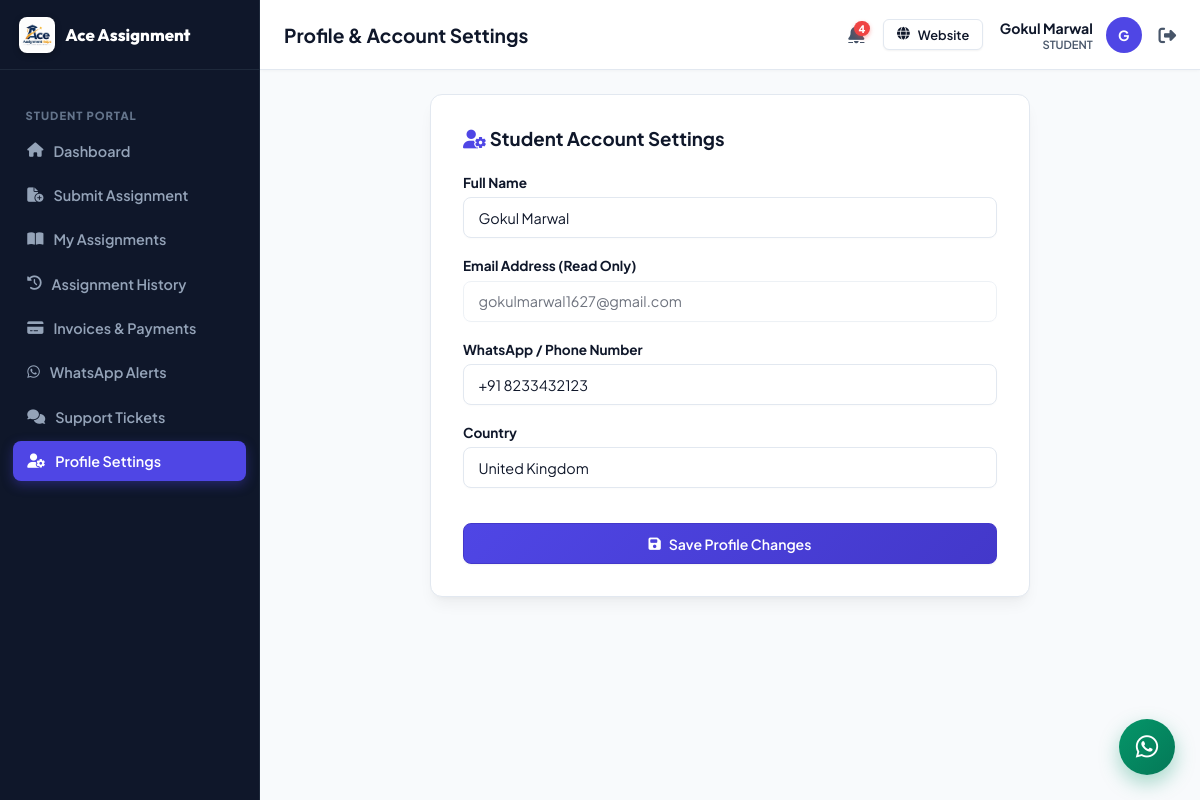
The page /student/profile.php (signed in) on the database its author committed.
### tables this page shows
CREATE TABLE `students` (
  `id` int NOT NULL AUTO_INCREMENT,
  `student_id` varchar(50) NOT NULL,
  `name` varchar(255) NOT NULL,
  `email` varchar(255) NOT NULL,
  `phone` varchar(100) DEFAULT NULL,
  `password` varchar(255) NOT NULL,
  `country` varchar(100) DEFAULT NULL,
  `university` varchar(255) DEFAULT NULL,
  `course` varchar(255) DEFAULT NULL,
  `status` varchar(50) DEFAULT 'Active',
  `created_at` datetime DEFAULT CURRENT_TIMESTAMP,
  PRIMARY KEY (`id`),
  UNIQUE KEY `student_id` (`student_id`),
  UNIQUE KEY `email` (`email`)
);

### includes/auth.php (called while the page is built, shortened)
<?php
require_once __DIR__ . '/db.php';
class Auth {
    public static function currentUser() {
        return $_SESSION['user'] ?? null;
    }
    public static function checkLoggedIn() {
        $user = self::currentUser();
        if ($user) {
            $table = ($user['role'] === 'Admin') ? 'admins' : (($user['role'] === 'Allocator') ? 'allocators' : (($user['role'] === 'Expert') ? 'experts' : 'students'));
            $idKey = ($user['role'] === 'Admin') ? 'admin_id' : (($user['role'] === 'Allocator') ? 'allocator_id' : (($user['role'] === 'Expert') ? 'expert_id' : 'student_id'));
            $record = DataStore::findOne($table, $idKey, $user['id']);
        }
    }
    public static function checkRole($allowedRoles = []) {
        self::checkLoggedIn();
    }
}

### includes/db.php (called while the page is built, shortened)
<?php
class DataStore {
    private static $pdo = null;
    private static $dbHost = 'database-1.c1o0ygcs2cex.ap-south-1.rds.amazonaws.com';
    private static $dbPort = 3306;
    private static $dbUser = 'admin';
    private static $dbPass = 'Marwal#1627';
    private static $dbName = 'aceassignmenthelp_db';
    public static function getPdo() {
        if (self::$pdo === null) {
            try {
                $dsn = "mysql:host=" . self::$dbHost . ";port=" . self::$dbPort . ";dbname=" . self::$dbName . ";charset=utf8mb4";
                self::$pdo = new PDO($dsn, self::$dbUser, self::$dbPass, [
                    PDO::ATTR_ERRMODE => PDO::ERRMODE_EXCEPTION,
                    PDO::ATTR_DEFAULT_FETCH_MODE => PDO::FETCH_ASSOC,
                    PDO::ATTR_EMULATE_PREPARES => false,
                    PDO::ATTR_TIMEOUT => 5
                ]);
            } catch (Throwable $e) {
                error_log("MySQL Connection Failed: " . $e->getMessage());
                self::$pdo = null;
                throw new Exception("Unable to connect to MySQL database: " . $e->getMessage());
            }
        }
        return self::$pdo;
    }
    private static function formatRecordFromDb($collectionName, $row) {
        if ($collectionName === 'notifications') {
            if (isset($row['notification_id'])) {
                $row['id'] = $row['notification_id'];
            }
            $row['is_read'] = (bool)($row['is_read'] ?? false);
        }
        return $row;
    }
    public static function getCollection($collectionName) {
        $pdo = self::getPdo();
        try {
            $stmt = $pdo->query("SELECT * FROM `$collectionName` ORDER BY id DESC");
            $rows = $stmt->fetchAll();
            $result = [];
            foreach ($rows as $row) {
                $result[] = self::formatRecordFromDb($collectionName, $row);
            }
            return $result;
        } catch (Throwable $e) {
            error_log("DataStore::getCollection error ($collectionName): " . $e->getMessage());
            return [];
        }
    }
    public static function findOne($collectionName, $key, $value) {
        $pdo = self::getPdo();
        try {
            $sqlKey = $key;
            $stmt = $pdo->prepare("SELECT * FROM `$collectionName` WHERE `$sqlKey` = ? LIMIT 1");
            $stmt->execute([$value]);
            $row = $stmt->fetch();
            if ($row) {
                return self::formatRecordFromDb($collectionName, $row);
            }
        } catch (Throwable $e) {
            error_log("DataStore::findOne error ($collectionName, $key): " . $e->getMessage());
        }
        return null;
    }
}

### includes/helpers.php (called while the page is built, shortened)
<?php
require_once __DIR__ . '/db.php';
function get_user_notifications($user_id, $user_role)
{
    $all = DataStore::getCollection('notifications');
    $filtered = array_filter($all, function ($n) use ($user_id, $user_role) {
        $targetRole = $n['user_role'] ?? '';
        $targetUser = $n['user_id'] ?? '';
        if (!empty($targetUser)) {
            return ($targetUser === $user_id);
        }
        if ($targetRole === 'All')
            return true;
        if ($targetRole === $user_role)
            return true;
        if ($user_role === 'Admin')
            return true;
        return false;
    });
    usort($filtered, function ($a, $b) {
        return strtotime($b['created_at'] ?? '0') - strtotime($a['created_at'] ?? '0');
    });
    return array_values($filtered);
}
function get_unread_notifications_count($user_id, $user_role)
{
    $notifs = get_user_notifications($user_id, $user_role);
    $count = 0;
    foreach ($notifs as $n) {
        if (empty($n['is_read'])) {
            $count++;
        }
    }
    return $count;
}

### student/profile.php (the view, shortened to what this page needs)
<?php
$pageTitle = "Profile & Account Settings";
require_once __DIR__ . '/../includes/auth.php';
Auth::checkRole('Student');
require_once __DIR__ . '/../includes/helpers.php';
include __DIR__ . '/../includes/portal_header.php';
?>
<div style="max-width: 600px; margin: 0 auto;">
  <div class="calc-card" style="padding:2rem; background:#ffffff;">
    <h3 style="margin-bottom:1.5rem; color:var(--text-main);"><i class="fa-solid fa-user-gear" style="color:var(--primary);"></i> Student Account Settings</h3>
    <form method="POST">
      <div class="form-group">
        <label>Full Name</label>
        <input type="text" name="name" class="form-control" value="<?php echo htmlspecialchars($user['name']); ?>" required>
      </div>
      <div class="form-group">
        <label>Email Address (Read Only)</label>
        <input type="email" class="form-control" value="<?php echo htmlspecialchars($user['email']); ?>" disabled style="opacity:0.6;">
      </div>
      <div class="form-group">
        <label>WhatsApp / Phone Number</label>
        <input type="tel" name="phone" class="form-control" value="<?php echo htmlspecialchars($user['phone'] ?? ''); ?>" required>
      </div>
      <div class="form-group">
        <label>Country</label>
        <input type="text" name="country" class="form-control" value="<?php echo htmlspecialchars($user['country'] ?? 'United States'); ?>" required>
      </div>
      <button type="submit" class="btn btn-primary" style="width:100%; margin-top:1rem;"><i class="fa-solid fa-floppy-disk"></i> Save Profile Changes</button>
    </form>
  </div>
</div>
</div>
</div>
</body>
</html>

### includes/portal_header.php (shortened to what this page needs)
<?php
require_once __DIR__ . '/auth.php';
require_once __DIR__ . '/helpers.php';
$currentUser = Auth::currentUser();
$userRole = $currentUser['role'];
?>
<!DOCTYPE html>
<html lang="en">
<head>
  <link rel="stylesheet" href="https://cdnjs.cloudflare.com/ajax/libs/font-awesome/6.4.0/css/all.min.css">
  <link rel="stylesheet" href="/assets/css/portal.css">
</head>
<body class="portal-body">
<div class="portal-wrapper">
  <?php include __DIR__ . '/portal_sidebar.php'; ?>
  <div class="portal-main">
    <header class="portal-topbar">
      <div style="display:flex; align-items:center; gap:12px;">
        <div class="topbar-title">
          <?php echo isset($pageTitle) ? htmlspecialchars($pageTitle) : 'Dashboard Overview'; ?>
        </div>
      </div>
      <div class="topbar-user">
        <?php $unreadNotifCount = function_exists('get_unread_notifications_count') ? get_unread_notifications_count($currentUser['id'], $userRole) : 0; ?>
        <a href="/<?php echo strtolower($userRole); ?>/notifications.php" style="position:relative; color:var(--text-muted); font-size:1.15rem; margin-right:6px; display:inline-flex; align-items:center;" title="Notifications (<?php echo $unreadNotifCount; ?> unread)">
          <?php if ($unreadNotifCount > 0): ?>
            <span style="position:absolute; top:-4px; right:-6px; background:#ef4444; color:#fff; font-size:0.65rem; font-weight:800; border-radius:10px; padding:1px 5px; min-width:14px; text-align:center; box-shadow:0 2px 4px rgba(239, 68, 68, 0.4);"><?php echo $unreadNotifCount; ?></span>
          <?php endif; ?>
        </a>
        <a href="/" target="_blank" class="btn btn-outline btn-sm" style="margin-right:4px; display:inline-flex;">
          <i class="fa-solid fa-globe"></i> <span class="user-meta-desktop">Website</span>
        </a>
        <div style="text-align:right;" class="user-meta-desktop">
          <div style="font-weight:700; color:var(--text-main); font-size:0.88rem;"><?php echo htmlspecialchars($currentUser['name']); ?></div>
          <small style="color:var(--text-muted); font-weight:600; font-size:0.7rem; text-transform:uppercase; display:block;"><?php echo htmlspecialchars($userRole); ?></small>
        </div>
        <div class="user-avatar" title="<?php echo htmlspecialchars($currentUser['name']); ?>">
          <?php echo strtoupper(substr($currentUser['name'], 0, 1)); ?>
        </div>
        <a href="/logout.php" title="Logout" style="color:var(--text-muted); font-size:1.1rem; margin-left:4px;">
          <i class="fa-solid fa-right-from-bracket"></i>
        </a>
      </div>
    </header>
    <div class="portal-content">
<button class="floating-chat-btn" id="portalLiveChatTrigger" title="Open Live Portal Chat">
  <i class="fa-brands fa-whatsapp"></i>
</button>

### assets/css/portal.css (style rules this page uses)
:root { --portal-bg: #f8fafc; --portal-card-bg: #ffffff; --portal-sidebar-bg: #0f172a; --portal-sidebar-text: #94a3b8; --portal-sidebar-active: #4f46e5; --portal-topbar-bg: #ffffff; --portal-border: #e2e8f0; --primary: #4f46e5; --primary-hover: #4338ca; --secondary: #0284c7; --success: #059669; --warning: #d97706; --danger: #dc2626; --text-main: #0f172a; --text-muted: #475569; --text-dim: #94a3b8; --font-main: 'Plus Jakarta Sans', sans-serif; --font-head: 'Outfit', sans-serif; --radius-sm: 8px; --radius-md: 12px; --radius-lg: 16px; }
* { box-sizing: border-box; margin: 0; padding: 0; }
html, body.portal-body { width: 100%; max-width: 100%; overflow-x: hidden; font-family: var(--font-main); background-color: var(--portal-bg); color: var(--text-main); min-height: 100vh; -webkit-font-smoothing: antialiased; }
.portal-wrapper { display: flex; min-height: 100vh; width: 100%; position: relative; }
.portal-main { flex: 1; display: flex; flex-direction: column; min-width: 0; width: 100%; }
.portal-topbar { height: 70px; background: var(--portal-topbar-bg); border-bottom: 1px solid var(--portal-border); padding: 0 1.5rem; display: flex; justify-content: space-between; align-items: center; box-shadow: 0 1px 3px rgba(0, 0, 0, 0.03); }
.topbar-title { font-size: 1.2rem; font-weight: 700; color: var(--text-main); white-space: nowrap; overflow: hidden; text-overflow: ellipsis; }
.topbar-user { display: flex; align-items: center; gap: 0.8rem; }
.user-avatar { width: 36px; height: 36px; border-radius: 50%; background: var(--primary); color: #ffffff; display: flex; align-items: center; justify-content: center; font-weight: 700; font-size: 0.88rem; flex-shrink: 0; }
.portal-content { padding: 1.5rem; flex: 1; width: 100%; max-width: 100%; box-sizing: border-box; }
.btn { display: inline-flex; align-items: center; justify-content: center; gap: 8px; padding: 0.65rem 1.25rem; font-family: var(--font-main); font-weight: 600; font-size: 0.88rem; border-radius: var(--radius-sm); border: 1px solid transparent; cursor: pointer; text-decoration: none; transition: all 0.2s cubic-bezier(0.4, 0, 0.2, 1); box-shadow: 0 1px 2px rgba(0, 0, 0, 0.05); white-space: nowrap; }
.btn-primary { background: linear-gradient(135deg, #4f46e5 0%, #4338ca 100%); color: #ffffff; border-color: #4338ca; }
.btn-outline { background: #ffffff; color: var(--text-main); border: 1px solid var(--portal-border); }
.btn-sm { padding: 0.4rem 0.8rem; font-size: 0.8rem; border-radius: 6px; }
.form-group { margin-bottom: 1.2rem; display: flex; flex-direction: column; gap: 0.4rem; }
.form-group label { font-size: 0.85rem; font-weight: 700; color: var(--text-main); }
.form-control, input[type="text"], input[type="email"], input[type="password"], input[type="number"], input[type="date"], input[type="datetime-local"], select, textarea { width: 100%; padding: 0.65rem 0.9rem; font-family: var(--font-main); font-size: 0.9rem; color: var(--text-main); background-color: #ffffff; border: 1px solid var(--portal-border); border-radius: var(--radius-sm); outline: none; transition: all 0.2s ease; box-shadow: 0 1px 2px rgba(0, 0, 0, 0.02); }
.calc-card { background: #ffffff; border-radius: var(--radius-md); border: 1px solid var(--portal-border); box-shadow: 0 10px 15px -3px rgba(0, 0, 0, 0.05), 0 4px 6px -4px rgba(0, 0, 0, 0.05); width: 100%; }
.floating-chat-btn { position: fixed; bottom: 25px; right: 25px; width: 56px; height: 56px; border-radius: 50%; background: linear-gradient(135deg, #059669 0%, #047857 100%); color: #ffffff; display: flex; align-items: center; justify-content: center; font-size: 1.6rem; box-shadow: 0 8px 20px rgba(5, 150, 105, 0.35); cursor: pointer; z-index: 2490; transition: transform 0.2s ease, box-shadow 0.2s ease; border: none; }

### rows shown on the page
students: name "Gokul Marwal", name "G", email "gokulmarwal1627@gmail.com", phone "+91 8233432123", country "United Kingdom"

### other values the page prints
$pageTitle "Profile & Account Settings"
$unreadNotifCount "4"
$userRole "STUDENT"
